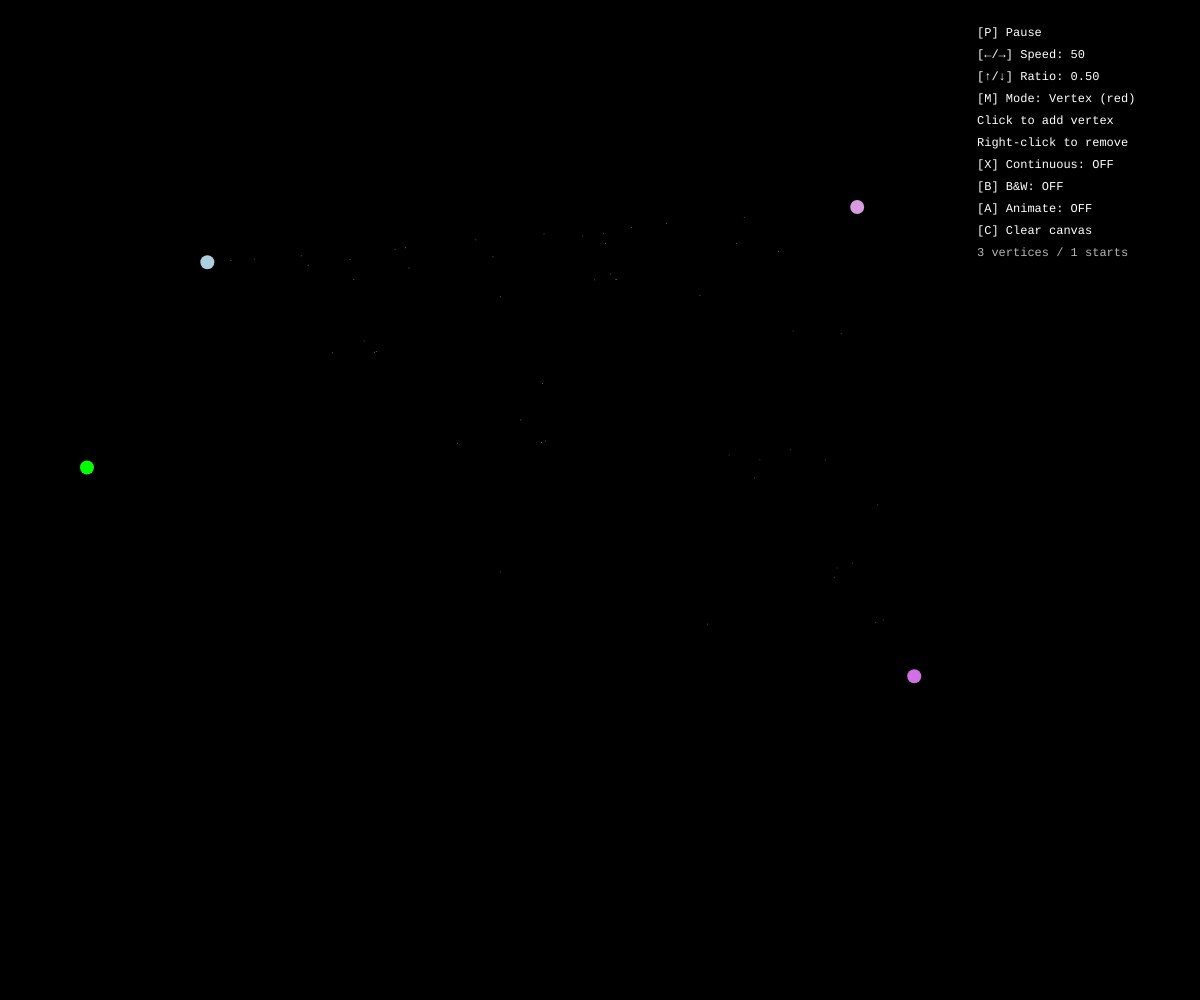
Frame 1 (no input)
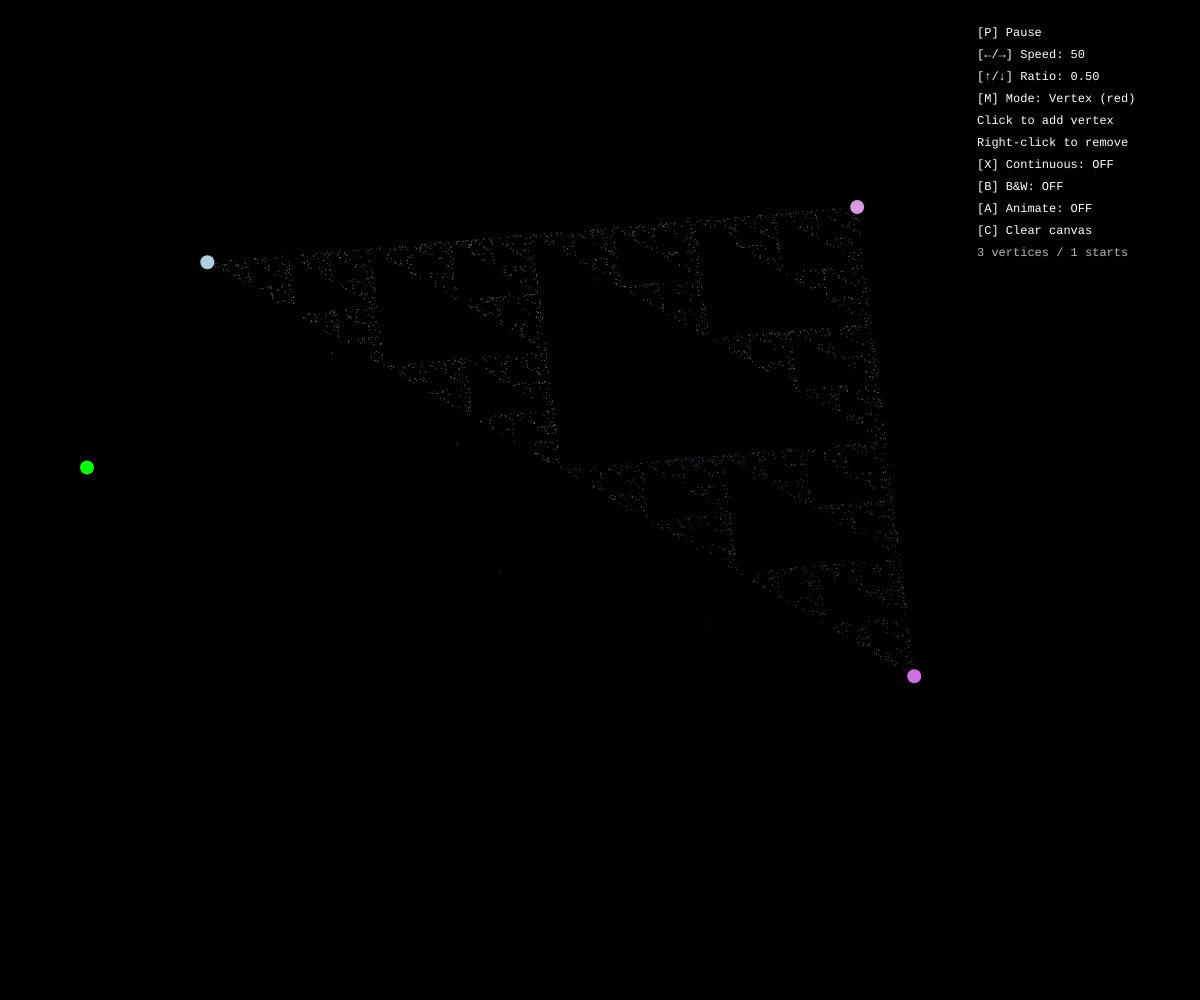
Frame 60 (no input)
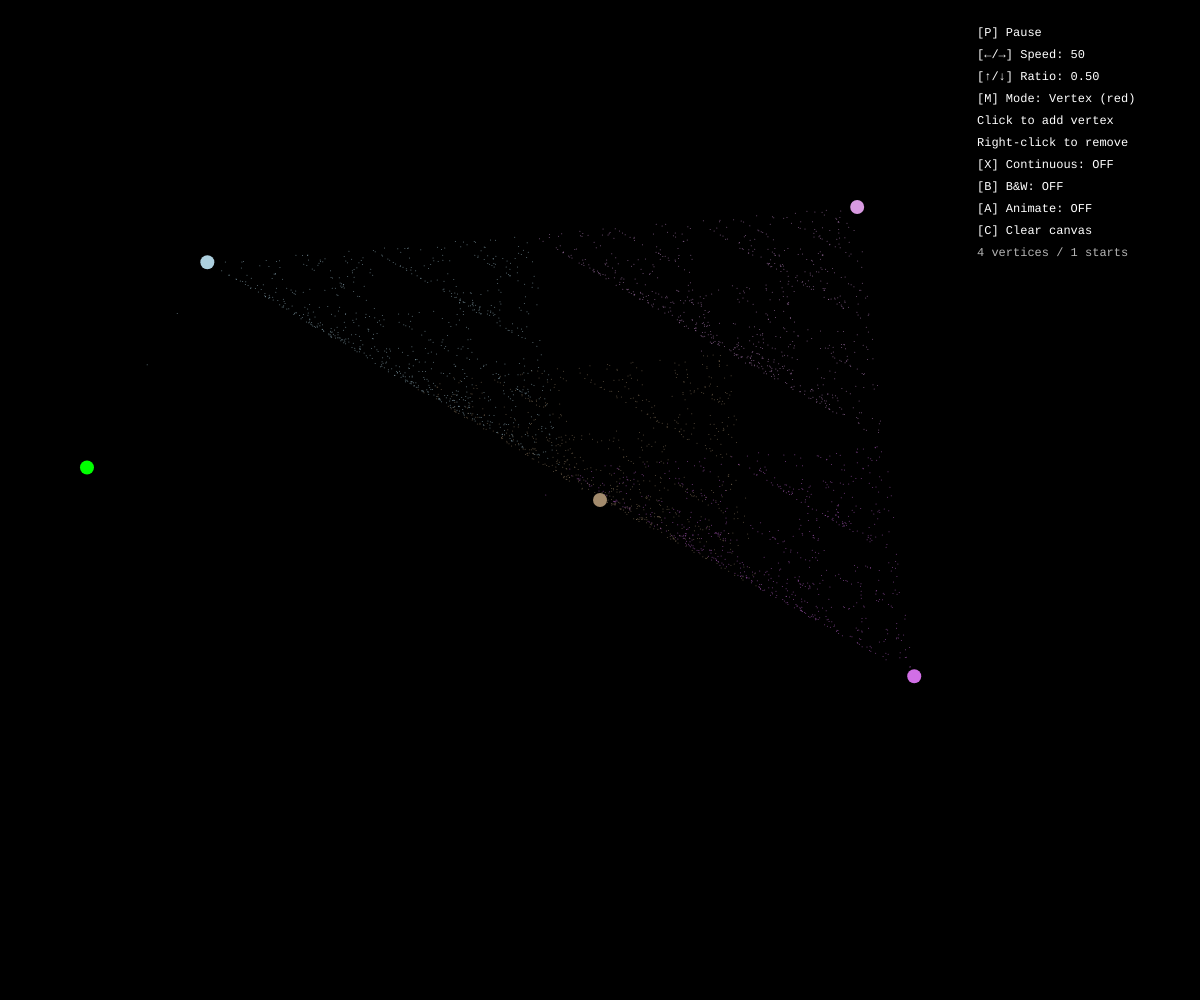
Frame 120 (the mouse pressed at the canvas centre since frame 60)

The p5.js sketch that drew these frames (run headless with seeded random() and noise() and a simulated clock; from frame 60 on, the mouse is pressed at the canvas centre):

// p5.js sketch
// ── sketch.js
let vertices = [];
let startPoints = [];
let currents = [];
let dragging = null;
let dragIndex = -1;
let dragType = null; // 'vertex' or 'start'
let pts;
let running = true;
let speed = 50;
let mode = 'vertex'; // 'vertex' or 'start'
let vertexColors = [];
let removeRadius = 20;
let ratio = 0.5;
let continuous = false;
let bw = false;
let animated = false;
let velocities = [];

// UI
let panelX, panelY, panelW, panelH;

function setup() {
  createCanvas(windowWidth, windowHeight);
  pts = createGraphics(width, height);
  pts.background(0);

  // Default 3 vertices with colors
  for (let i = 0; i < 3; i++) {
    addVertex(random(width), random(height));
  }

  addStartPoint(random(width), random(height));

  panelW = 220;
  panelH = 258;
  panelX = width - panelW - 15;
  panelY = 15;
}

function addVertex(x, y) {
  vertices.push(createVector(x, y));
  vertexColors.push(color(
    random(100, 255),
    random(100, 255),
    random(100, 255)
  ));
  velocities.push(createVector(random(-2, 2), random(-2, 2)));
}

function resetCanvas() {
  pts.background(0);
  for (let i = 0; i < currents.length; i++) {
    currents[i] = startPoints[i].copy();
  }
}

function addStartPoint(x, y) {
  startPoints.push(createVector(x, y));
  currents.push(createVector(x, y));
}

function draw() {
  // Animate vertices
  if (animated && running) {
    for (let i = 0; i < vertices.length; i++) {
      vertices[i].x += velocities[i].x;
      vertices[i].y += velocities[i].y;
      if (vertices[i].x < 0 || vertices[i].x > width) velocities[i].x *= -1;
      if (vertices[i].y < 0 || vertices[i].y > height) velocities[i].y *= -1;
      vertices[i].x = constrain(vertices[i].x, 0, width);
      vertices[i].y = constrain(vertices[i].y, 0, height);
    }
  }

  if (running && vertices.length >= 2) {
    for (let i = 0; i < speed; i++) {
      for (let c = 0; c < currents.length; c++) {
        let idx = floor(random(vertices.length));
        let v = vertices[idx];
        currents[c].x = currents[c].x + ratio * (v.x - currents[c].x);
        currents[c].y = currents[c].y + ratio * (v.y - currents[c].y);

        if (bw) {
          pts.stroke(255, 150);
        } else {
          let col = vertexColors[idx];
          pts.stroke(red(col), green(col), blue(col), 150);
        }
        pts.strokeWeight(1);
        pts.point(currents[c].x, currents[c].y);
      }
    }
  }

  image(pts, 0, 0);

  // Draw vertices
  noStroke();
  for (let i = 0; i < vertices.length; i++) {
    fill(vertexColors[i]);
    ellipse(vertices[i].x, vertices[i].y, 14, 14);
  }

  // Draw start points
  fill(0, 255, 0);
  for (let sp of startPoints) {
    ellipse(sp.x, sp.y, 14, 14);
  }

  drawPanel();
}

function drawPanel() {
  panelX = width - panelW - 15;

  // Background
  fill(0, 180);
  noStroke();
  rect(panelX, panelY, panelW, panelH, 8);

  fill(255);
  textSize(12);
  textFont('monospace');
  textAlign(LEFT, TOP);

  let x = panelX + 12;
  let y = panelY + 12;

  // Play/pause
  text(running ? '[P] Pause' : '[P] Play', x, y);
  y += 22;

  // Speed
  text('[←/→] Speed: ' + speed, x, y);
  y += 22;

  // Ratio
  text('[↑/↓] Ratio: ' + nf(ratio, 1, 2), x, y);
  y += 22;

  // Mode
  let modeLabel = mode === 'vertex' ? 'Vertex (red)' : 'Start (green)';
  text('[M] Mode: ' + modeLabel, x, y);
  y += 22;

  // Instructions
  text('Click to add ' + mode, x, y);
  y += 22;

  text('Right-click to remove', x, y);
  y += 22;

  text('[X] Continuous: ' + (continuous ? 'ON' : 'OFF'), x, y);
  y += 22;

  text('[B] B&W: ' + (bw ? 'ON' : 'OFF'), x, y);
  y += 22;

  text('[A] Animate: ' + (animated ? 'ON' : 'OFF'), x, y);
  y += 22;

  text('[C] Clear canvas', x, y);
  y += 22;

  // Counts
  fill(180);
  text(vertices.length + ' vertices / ' + startPoints.length + ' starts', x, y);
}

function insidePanel(mx, my) {
  return mx > panelX && mx < panelX + panelW && my > panelY && my < panelY + panelH;
}

function keyPressed() {
  if (key === 'p' || key === 'P') {
    running = !running;
  } else if (key === 'm' || key === 'M') {
    mode = mode === 'vertex' ? 'start' : 'vertex';
  } else if (key === 'c' || key === 'C') {
    pts.background(0);
    for (let i = 0; i < currents.length; i++) {
      currents[i] = startPoints[i].copy();
    }
  } else if (keyCode === RIGHT_ARROW) {
    speed = min(speed + 10, 500);
  } else if (keyCode === LEFT_ARROW) {
    speed = max(speed - 10, 10);
  } else if (keyCode === UP_ARROW) {
    ratio = min(ratio + 0.05, 0.95);
    resetCanvas();
  } else if (keyCode === DOWN_ARROW) {
    ratio = max(ratio - 0.05, 0.05);
    resetCanvas();
  } else if (key === 'x' || key === 'X') {
    continuous = !continuous;
  } else if (key === 'b' || key === 'B') {
    bw = !bw;
    resetCanvas();
  } else if (key === 'a' || key === 'A') {
    animated = !animated;
  }
}

function mousePressed() {
  if (insidePanel(mouseX, mouseY)) return;

  // Right-click to remove
  if (mouseButton === RIGHT) {
    // Check start points
    for (let i = startPoints.length - 1; i >= 0; i--) {
      if (dist(mouseX, mouseY, startPoints[i].x, startPoints[i].y) < removeRadius) {
        if (startPoints.length > 1) {
          startPoints.splice(i, 1);
          currents.splice(i, 1);
          pts.background(0);
        }
        return;
      }
    }
    // Check vertices
    for (let i = vertices.length - 1; i >= 0; i--) {
      if (dist(mouseX, mouseY, vertices[i].x, vertices[i].y) < removeRadius) {
        if (vertices.length > 2) {
          vertices.splice(i, 1);
          vertexColors.splice(i, 1);
          velocities.splice(i, 1);
          pts.background(0);
          for (let j = 0; j < currents.length; j++) {
            currents[j] = startPoints[j].copy();
          }
        }
        return;
      }
    }
    return;
  }

  // Left-click: check for drag first
  for (let i = 0; i < startPoints.length; i++) {
    if (dist(mouseX, mouseY, startPoints[i].x, startPoints[i].y) < removeRadius) {
      dragging = startPoints[i];
      dragIndex = i;
      dragType = 'start';
      return;
    }
  }
  for (let i = 0; i < vertices.length; i++) {
    if (dist(mouseX, mouseY, vertices[i].x, vertices[i].y) < removeRadius) {
      dragging = vertices[i];
      dragIndex = i;
      dragType = 'vertex';
      return;
    }
  }

  // Click empty space: add point
  if (mode === 'vertex') {
    addVertex(mouseX, mouseY);
  } else {
    addStartPoint(mouseX, mouseY);
  }
  pts.background(0);
  for (let i = 0; i < currents.length; i++) {
    currents[i] = startPoints[i].copy();
  }
}

function mouseDragged() {
  if (dragging) {
    dragging.x = mouseX;
    dragging.y = mouseY;
    if (!continuous) {
      if (dragType === 'start') {
        currents[dragIndex] = startPoints[dragIndex].copy();
      }
      resetCanvas();
    }
  }
}

function mouseReleased() {
  dragging = null;
  dragType = null;
  dragIndex = -1;
}

function windowResized() {
  resizeCanvas(windowWidth, windowHeight);
  pts.resizeCanvas(width, height);
}
